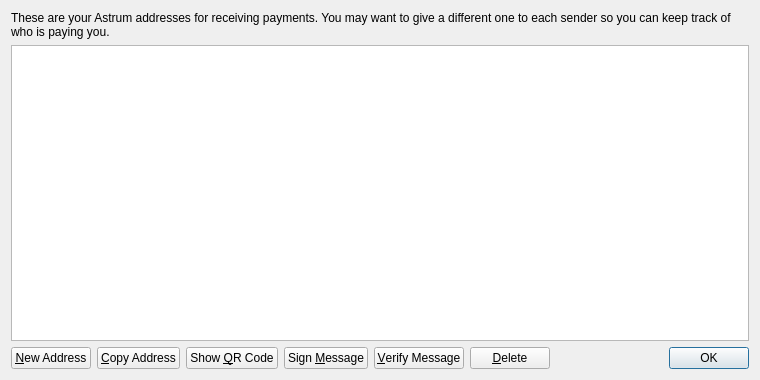
<?xml version="1.0" encoding="UTF-8"?>
<ui version="4.0">
 <class>AddressBookPage</class>
 <widget class="QWidget" name="AddressBookPage">
  <property name="geometry">
   <rect>
    <x>0</x>
    <y>0</y>
    <width>760</width>
    <height>380</height>
   </rect>
  </property>
  <property name="windowTitle">
   <string>Address Book</string>
  </property>
  <layout class="QVBoxLayout" name="verticalLayout">
   <item>
    <widget class="QLabel" name="labelExplanation">
     <property name="text">
      <string>These are your Astrum addresses for receiving payments. You may want to give a different one to each sender so you can keep track of who is paying you.</string>
     </property>
     <property name="textFormat">
      <enum>Qt::PlainText</enum>
     </property>
     <property name="wordWrap">
      <bool>true</bool>
     </property>
    </widget>
   </item>
   <item>
    <widget class="QTableView" name="tableView">
     <property name="contextMenuPolicy">
      <enum>Qt::CustomContextMenu</enum>
     </property>
     <property name="toolTip">
      <string>Double-click to edit address or label</string>
     </property>
     <property name="tabKeyNavigation">
      <bool>false</bool>
     </property>
     <property name="selectionMode">
      <enum>QAbstractItemView::SingleSelection</enum>
     </property>
     <property name="selectionBehavior">
      <enum>QAbstractItemView::SelectRows</enum>
     </property>
     <property name="sortingEnabled">
      <bool>true</bool>
     </property>
     <attribute name="verticalHeaderVisible">
      <bool>false</bool>
     </attribute>
    </widget>
   </item>
   <item>
    <layout class="QHBoxLayout" name="horizontalLayout">
     <item>
      <widget class="QPushButton" name="newAddressButton">
       <property name="toolTip">
        <string>Create a new address</string>
       </property>
       <property name="text">
        <string>&amp;New Address</string>
       </property>
      </widget>
     </item>
     <item>
      <widget class="QPushButton" name="copyToClipboard">
       <property name="toolTip">
        <string>Copy the currently selected address to the system clipboard</string>
       </property>
       <property name="text">
        <string>&amp;Copy Address</string>
       </property>
      </widget>
     </item>
     <item>
      <widget class="QPushButton" name="showQRCode">
       <property name="text">
        <string>Show &amp;QR Code</string>
       </property>
      </widget>
     </item>
     <item>
      <widget class="QPushButton" name="signMessage">
       <property name="toolTip">
        <string>Sign a message to prove you own a Astrum address</string>
       </property>
       <property name="text">
        <string>Sign &amp;Message</string>
       </property>
      </widget>
     </item>
     <item>
      <widget class="QPushButton" name="verifyMessage">
       <property name="toolTip">
        <string>Verify a message to ensure it was signed with a specified Astrum address</string>
       </property>
       <property name="text">
        <string>&amp;Verify Message</string>
       </property>
      </widget>
     </item>
     <item>
      <widget class="QPushButton" name="deleteButton">
       <property name="toolTip">
        <string>Delete the currently selected address from the list</string>
       </property>
       <property name="text">
        <string>&amp;Delete</string>
       </property>
      </widget>
     </item>
     <item>
      <spacer name="horizontalSpacer">
       <property name="orientation">
        <enum>Qt::Horizontal</enum>
       </property>
       <property name="sizeHint" stdset="0">
        <size>
         <width>40</width>
         <height>20</height>
        </size>
       </property>
      </spacer>
     </item>
     <item>
      <widget class="QDialogButtonBox" name="buttonBox">
       <property name="sizePolicy">
        <sizepolicy hsizetype="Maximum" vsizetype="Fixed">
         <horstretch>0</horstretch>
         <verstretch>0</verstretch>
        </sizepolicy>
       </property>
       <property name="standardButtons">
        <set>QDialogButtonBox::Ok</set>
       </property>
      </widget>
     </item>
    </layout>
   </item>
  </layout>
 </widget>
 <resources>
  <include location="../bitcoin.qrc"/>
 </resources>
 <connections/>
</ui>
